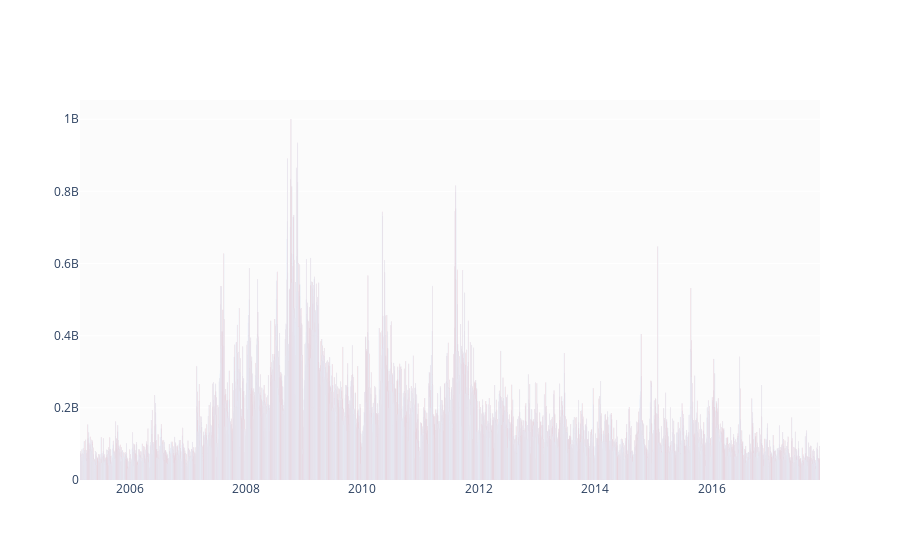

The code cell stored with this chart in its notebook:
### Markdown cell above
### 成交量（Volume）
成交量是一个非常基本的指标，它显示了在一定时间段内（例如每日）交易的股票数量，即买入和卖出的数量。尽管它非常简单，但通常被忽视。成交量非常重要，因为它基本上代表了股票交易的活跃程度。更高的成交量数值表示更多人对交易某只股票感兴趣。

我们作出成交量的柱状图，代码如下：

其中 marker_color 设置柱状图的颜色为红色，因为数据过多，大图看是白色的空隙，利用 plotly 交互放大即可看到红色的柱状图。

### Code cell
fig = go.Figure(go.Bar(x=df.Date, y=df.Volume, name='Volume', marker_color='red')) 
fig.show()

### Figure 1 — Plotly figure (JSON) as saved in the notebook; plotly's stock layout.template omitted (floating-point values rounded to 4 significant figures; data arrays with more than 128 entries replaced by an {"elided": "..."} marker saying what was removed)
{"data": [{"marker": {"color": "red"}, "name": "Volume", "type": "bar", "x": {"elided": "3201 str values"}, "y": {"elided": "3201 int values"}}], "layout": {}}
